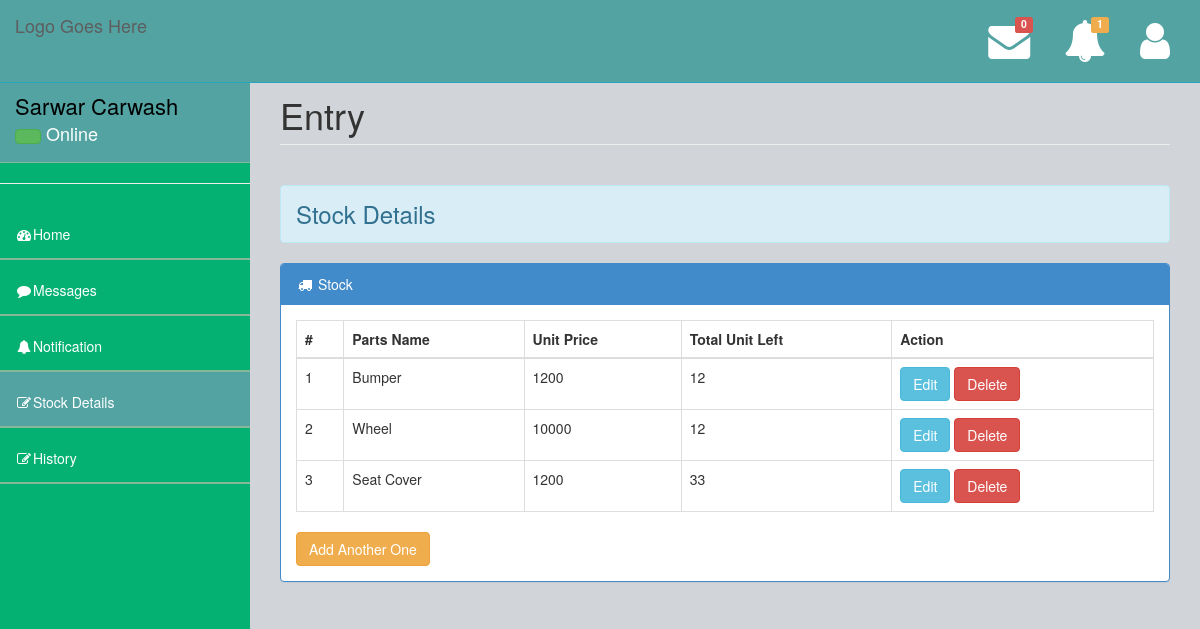
/shopOwner/entry.php (signed in), run on an earlier commit of the app's database.
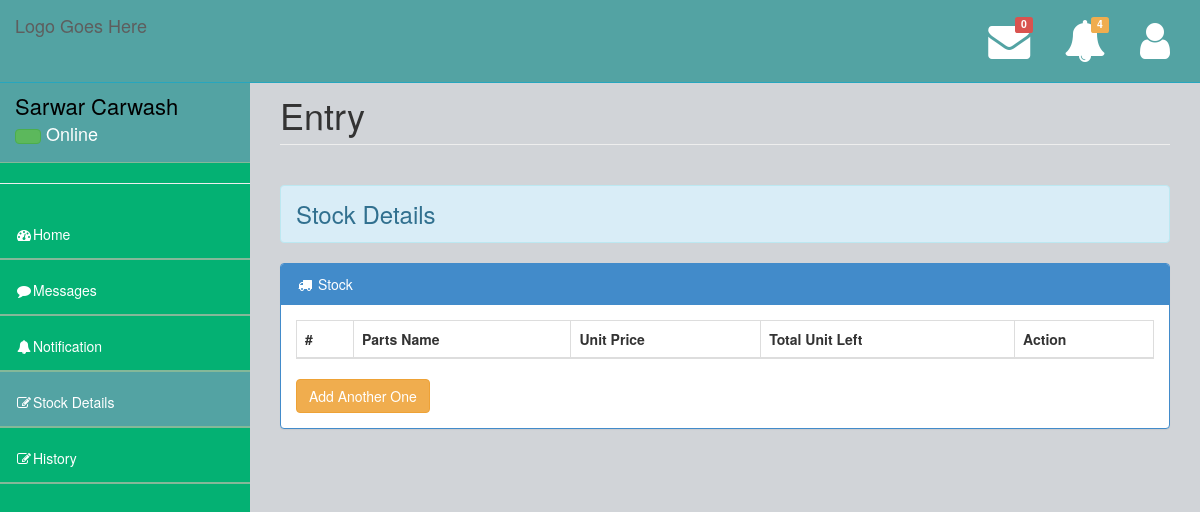
And on a later commit of the database.
### tables this page shows
CREATE TABLE `shopowner` (
  `ShopName` varchar(35) NOT NULL,
  `Email` varchar(35) NOT NULL,
  `Contact` varchar(18) NOT NULL,
  `Password` varchar(15) NOT NULL,
  `Latitude` decimal(65,9) NOT NULL,
  `Longitude` decimal(65,9) NOT NULL,
  `Address` varchar(100) NOT NULL,
  `ShopTradeLicence` varchar(20) NOT NULL,
  `flag` int(1) NOT NULL,
  `Status` varchar(10) NOT NULL
);

CREATE TABLE `shopstockrelation` (
  `ShopEmail` varchar(35) NOT NULL,
  `StockId` varchar(11) NOT NULL
);

CREATE TABLE `stock` (
  `StockId` varchar(11) NOT NULL,
  `PartsName` varchar(30) NOT NULL,
  `PricePerUnit` varchar(15) NOT NULL,
  `TotalUnit` int(15) NOT NULL
);

### shopOwner/shopOwnerPHP/selectFromDatabase.php (called while the page is built)
<?php
function getJSONFromDB($sql){
	include("Mysqldb.php");
	$result = mysqli_query($conn, $sql)or die(mysqli_error($conn));
	$arr=array();
	while($row = mysqli_fetch_assoc($result)) {
		$arr[]=$row;
	}
	return json_encode($arr);
}
?>

### shopOwner/entry.php (the view, shortened to what this page needs)
<?php
 $currentPage = 'entry';
 include("TemplateFile/header.php");
 ?>
<?php
    $jsonShopOwnerString = getJSONFromDB("SELECT * FROM stock JOIN shopstockrelation ON stock.StockId=shopstockrelation.StockId WHERE shopstockrelation.ShopEmail='".$_SESSION["shopOwnerEmail"]."'");
    $stockDetailData = json_decode($jsonShopOwnerString);
?>
        <div id="page-wrapper">
            <div class="row">
                <div class="col-lg-12">
                    <h1 class="page-header">Entry</h1>
                </div>
                 <div class="col-lg-12">
                    <h3 class="alert alert-info">Stock Details</h3>
                    <div class="panel panel-primary">
                        <div class="panel-heading">
                            <i class="fa fa-truck fa-fw"></i> Stock
                        </div>
                        <div class="panel-body">
                            <div class="row">
                                <div class="col-lg-12">
                                    <div class="table-responsive">
                                         <table class="table table-bordered" id="stockTable">
                                            <thead>
                                              <tr>
                                                <th>#</th>
                                                <th>Parts Name</th>
                                                <th>Unit Price</th>
                                                <th>Total Unit Left</th>
                                                <th>Action</th>
                                              </tr>
                                            </thead>
                                            <tbody>
                                            <?php
                                                for($i=0;$i<sizeof($stockDetailData);$i++){
                                               ?>
                                              <tr>
                                                <td id="stockid<?php echo $i ?>"><?php echo $i+1; ?></td>
                                                <td><?php echo $stockDetailData[$i]->PartsName; ?></td>
                                                <td><?php echo $stockDetailData[$i]->PricePerUnit; ?></td>
                                                <td><?php echo $stockDetailData[$i]->TotalUnit; ?></td>
                                                <td><button class="btn btn-info" data-toggle="modal" data-target="#stockModal<?php echo $i; ?>">Edit</button>
                                                    <button class="btn btn-danger" onclick="deletefunction(this,'<?php echo $stockDetailData[$i]->StockId;?>') ">Delete</button>
                                                </td>
                                              </tr>
                                              <?php
                                                    }
                                              ?>
                                            </tbody>
                                          </table>
                                    </div>
                                </div>
                            </div>
                            <button class="btn btn-warning" data-toggle="modal" data-target="#addStockModal">Add Another One</button>
                        </div>
                    </div>
                </div>
            </div>
        </div>
<?php include 'TemplateFile/footer.php'; ?>

### shopOwner/TemplateFile/header.php (shortened to what this page needs)
<?php session_start();
include("shopOwnerPHP/selectFromDatabase.php");
$jsonShopOwnerString = getJSONFromDB("SELECT * FROM shopowner WHERE Email='".$_SESSION["shopOwnerEmail"]."'");
$jsonShopOwnerData = json_decode($jsonShopOwnerString);
?>
<!DOCTYPE html>
<html>
<head>
    <link href="../assets/plugins/bootstrap/bootstrap.css" rel="stylesheet" />
    <link rel="stylesheet" href="https://cdnjs.cloudflare.com/ajax/libs/font-awesome/4.7.0/css/font-awesome.min.css">
    <link href="../assets/css/jquery.datepick.css" rel="stylesheet" />
    <link href="../assets/css/style.css" rel="stylesheet" />
    <link href="../assets/css/main-style.css" rel="stylesheet" />
</head>
<body>
    <div id="wrapper">
        <nav class="navbar navbar-default navbar-fixed-top" role="navigation" id="navbar">
            <div class="navbar-header">
                <a class="navbar-brand logo-color" href="index.html">
                    Logo Goes Here
                </a>
            </div>
            <?php include("TemplateFile/messageTemplate.php"); ?>
        </nav>
        <nav class="navbar-default navbar-static-side" role="navigation">
            <div class="sidebar-collapse">
                <ul class="nav" id="side-menu">
                    <li>
                        <div class="user-section">
                            <div class="user-info">
                                <div><?php echo $jsonShopOwnerData[0]->ShopName; ?></strong></div>
                                <div class="user-text-online">
                                    <span class="user-circle-online btn btn-success btn-circle "></span>&nbsp;Online
                                </div>
                            </div>
                        </div>
                    </li>
                    <hr>
                    <li class="<?php if($currentPage =='home'){echo 'selected';}?>">
                        <a href="index.php"><i class="fa fa-dashboard fa-fw"></i>Home</a>
                    </li>
                    <li class="<?php if($currentPage =='message'){echo 'selected';}?>">
                        <a href="message.php"><i class="fa fa-comment fa-fw"></i>Messages</a>
                    </li>
                    <li class="<?php if($currentPage =='notification'){echo 'selected';}?>">
                        <a href="notification.php"><i class="fa fa-bell fa-fw"></i>Notification</a>
                    </li>
                    <li class="<?php if($currentPage =='entry'){echo 'selected';}?>">
                        <a href="entry.php"><i class="fa fa-edit fa-fw"></i>Stock Details</a>
                    </li>
                    <li class="<?php if($currentPage =='history'){echo 'selected';}?>">
                        <a href="history.php"><i class="fa fa-edit fa-fw"></i>History</a>
                    </li>
                </ul>
            </div>
        </nav>

### shopOwner/TemplateFile/messageTemplate.php (shortened to what this page needs)
<?php
    $jsonCountUnreadString = getJSONFromDB("SELECT Status FROM message WHERE ReceiverMail='".$_SESSION["shopOwnerEmail"]."' AND Status='unread' ");
    $countMessageData = json_decode($jsonCountUnreadString);
    $jsonCountNotificationString = getJSONFromDB("SELECT Status FROM notification WHERE ToEmail='".$_SESSION["shopOwnerEmail"]."' AND Status='unread' ");
    $countNotificationData = json_decode($jsonCountNotificationString);
?>
<ul class="nav navbar-top-links navbar-right">
                <li class="dropdown">
                    <a class="dropdown-toggle" data-toggle="dropdown" href="#">
                        <span class="top-label label label-danger"><?php echo count($countMessageData); ?></span><i class="fa fa-envelope fa-3x"></i>
                    </a>
                </li>
                <li class="dropdown">
                    <a class="dropdown-toggle" data-toggle="dropdown" href="#">
                        <span class="top-label label label-warning"><?php echo count($countNotificationData); ?></span>  <i class="fa fa-bell fa-3x"></i>
                    </a>
                </li>
                <li class="dropdown">
                    <a class="dropdown-toggle" data-toggle="dropdown" href="#">
                        <i class="fa fa-user fa-3x"></i>
                    </a>
                </li>
            </ul>

### shopOwner/TemplateFile/footer.php (shortened to what this page needs)
</div>
</body>
</html>

### assets/css/style.css (style rules this page uses)
body { background-color: #f8f8f8; }
#wrapper { width: 100%; margin-top: 55px!important; background-color:#04B173; height: 1000px; }
#page-wrapper { padding: 0 15px; min-height: 568px; background-color:rgb(209, 212, 216); }
.navbar-static-side ul li { border-bottom:1px solid #84B899 !important; }
.logo-color { color: #fff; }
.navbar-top-links li { display: inline-block; }
.navbar-top-links li:last-child { margin-right: 15px; }
.navbar-top-links li a { padding: 20px; min-height: 50px; }
@media (min-width:768px) { .navbar-static-side { z-index: 1; position: absolute; width: 250px; } }

### assets/css/main-style.css (style rules this page uses)
.user-info { display: block; color:#000!important; display: inline-block; padding: 15px; margin-bottom: 0px }
.user-text-online { font-size:18px; color:#fff }
.user-circle-online { width: 15px!important; height: 15px!important; }
.navbar-top-links > li > a { color: #FFFFFF; }
.nav > li > a { padding: 20px 15px; }
#side-menu { background-color:#04B173; }
#side-menu a { color:#fff; border-bottom: 1px solid #84B899 !important; height: 55px; }
.selected { background-color:rgb(83, 163, 163); }
#navbar { background-color:rgb(83, 163, 163); }
.top-label { position: absolute; top: 50%; right: 50%; margin-top: -24px; margin-right: -24px; }
.navbar-default { border-color: #27A6BE; }
@media (min-width:768px) { #page-wrapper { position: inherit; margin: 0 0 0 250px; padding: 0 30px; min-height: 1000px; } }

What changed in the data, as far as the page shows it:
removed shopstockrelation: StockId.PartsName "Bumper", StockId.PricePerUnit "1200", StockId.TotalUnit "12"
removed shopstockrelation: StockId.PartsName "Wheel", StockId.PricePerUnit "10000", StockId.TotalUnit "12"
removed shopstockrelation: StockId.PartsName "Seat Cover", StockId.PricePerUnit "1200", StockId.TotalUnit "33"
Also different on the page:
count($countNotificationData): "1" → "4"
